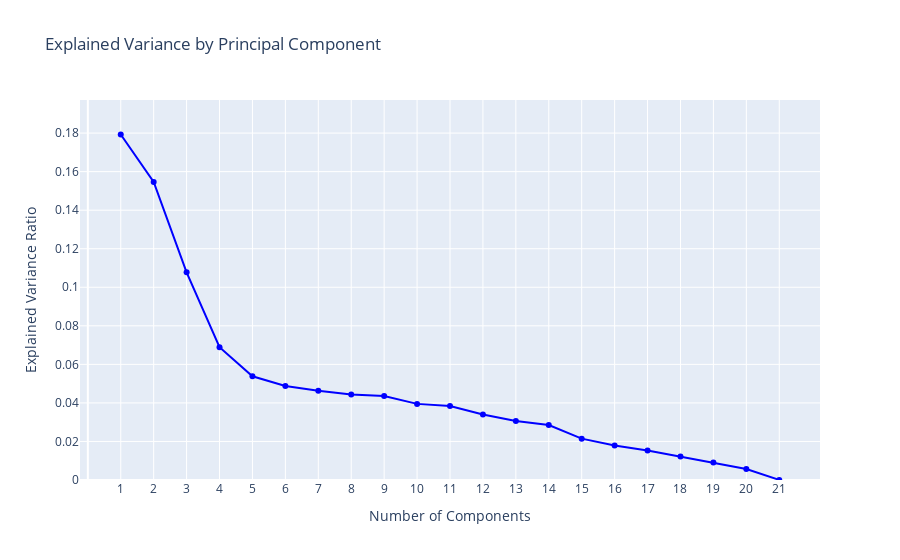

Write notebook code for a chart like this one.
### Code cell
# call the function
X_train_scaled, X_test_scaled, pca_model = scale_plot_pca(X_train, X_test)

### Figure 1 — Plotly figure (JSON) as saved in the notebook; plotly's stock layout.template omitted (floating-point values rounded to 4 significant figures)
{"data": [{"line": {"color": "blue"}, "marker": {"color": "blue"}, "mode": "lines+markers", "type": "scatter", "x": [1, 2, 3, 4, 5, 6, 7, 8, 9, 10, 11, 12, 13, 14, 15, 16, 17, 18, 19, 20, 21], "y": [0.1792, 0.1547, 0.1077, 0.06892, 0.05384, 0.04879, 0.04628, 0.04442, 0.04356, 0.0395, 0.0384, 0.03395, 0.03057, 0.02849, 0.02146, 0.01785, 0.01527, 0.0122, 0.00907, 0.005728, 5.907e-05]}], "layout": {"showlegend": false, "title": {"text": "Explained Variance by Principal Component"}, "xaxis": {"tickmode": "array", "tickvals": [1, 2, 3, 4, 5, 6, 7, 8, 9, 10, 11, 12, 13, 14, 15, 16, 17, 18, 19, 20, 21], "title": {"text": "Number of Components"}}, "yaxis": {"range": [0, 0.1972], "title": {"text": "Explained Variance Ratio"}}}}
